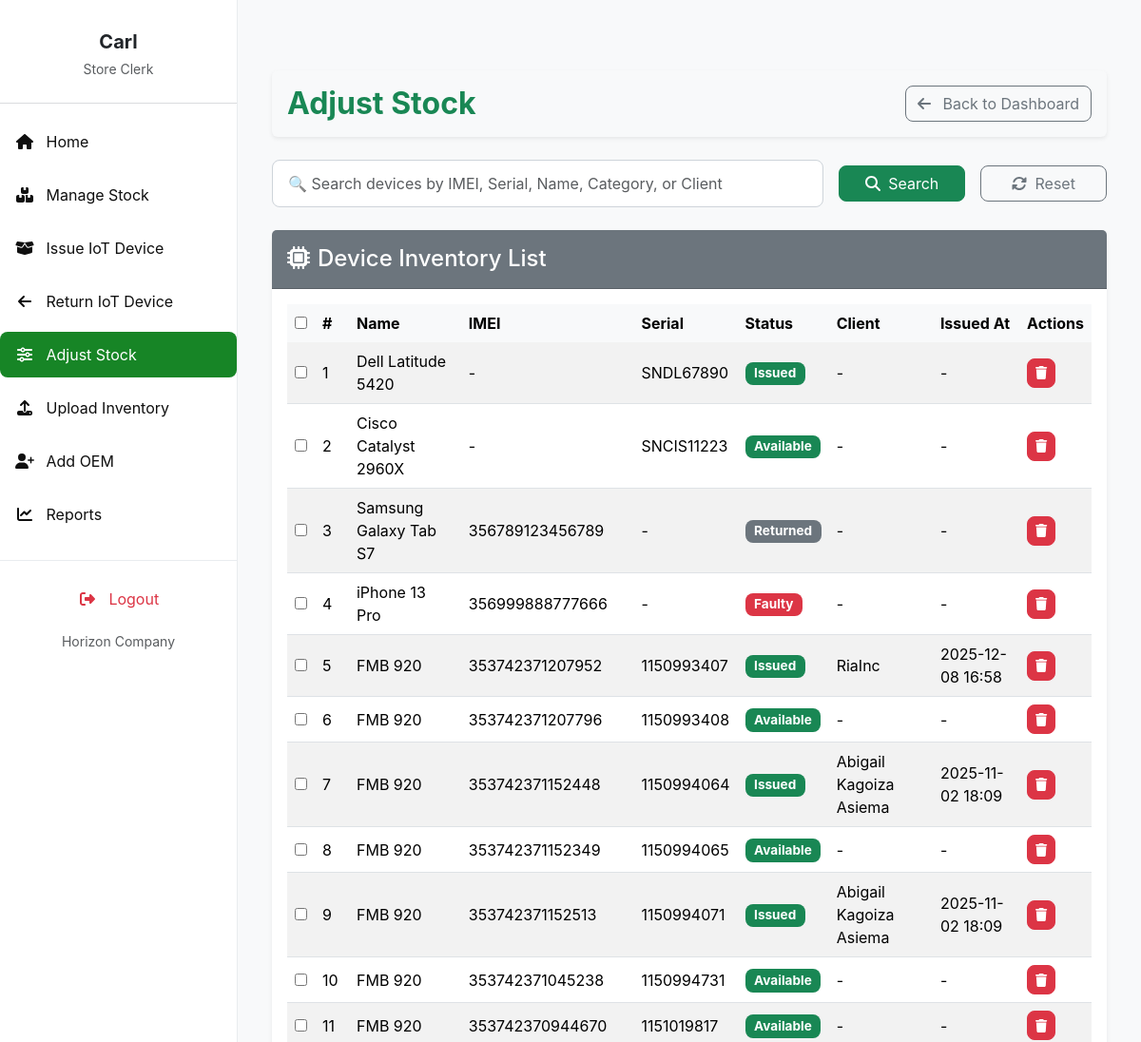
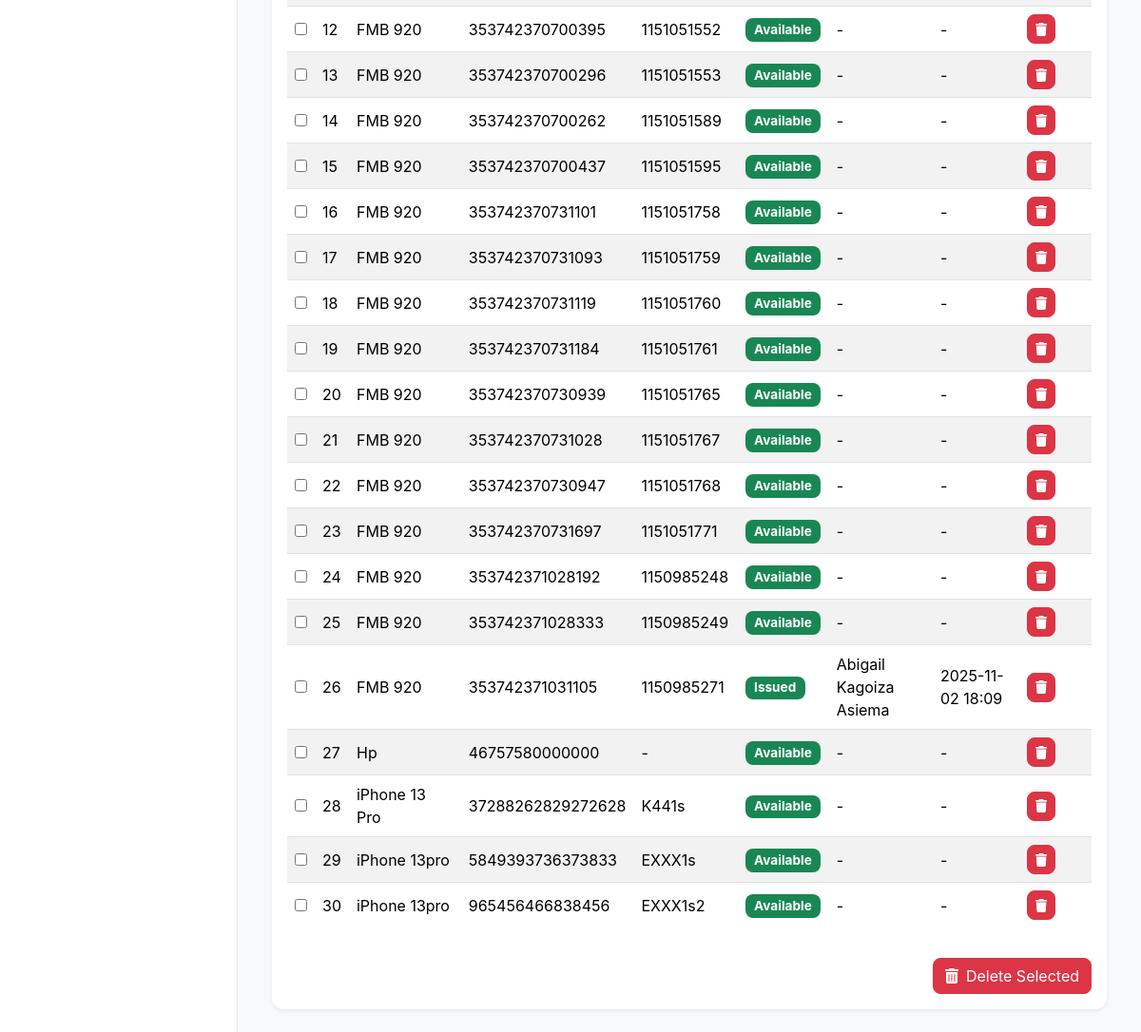
Before: /adjust_stock/ (signed in) with the older database file (2 pictures, top to bottom).
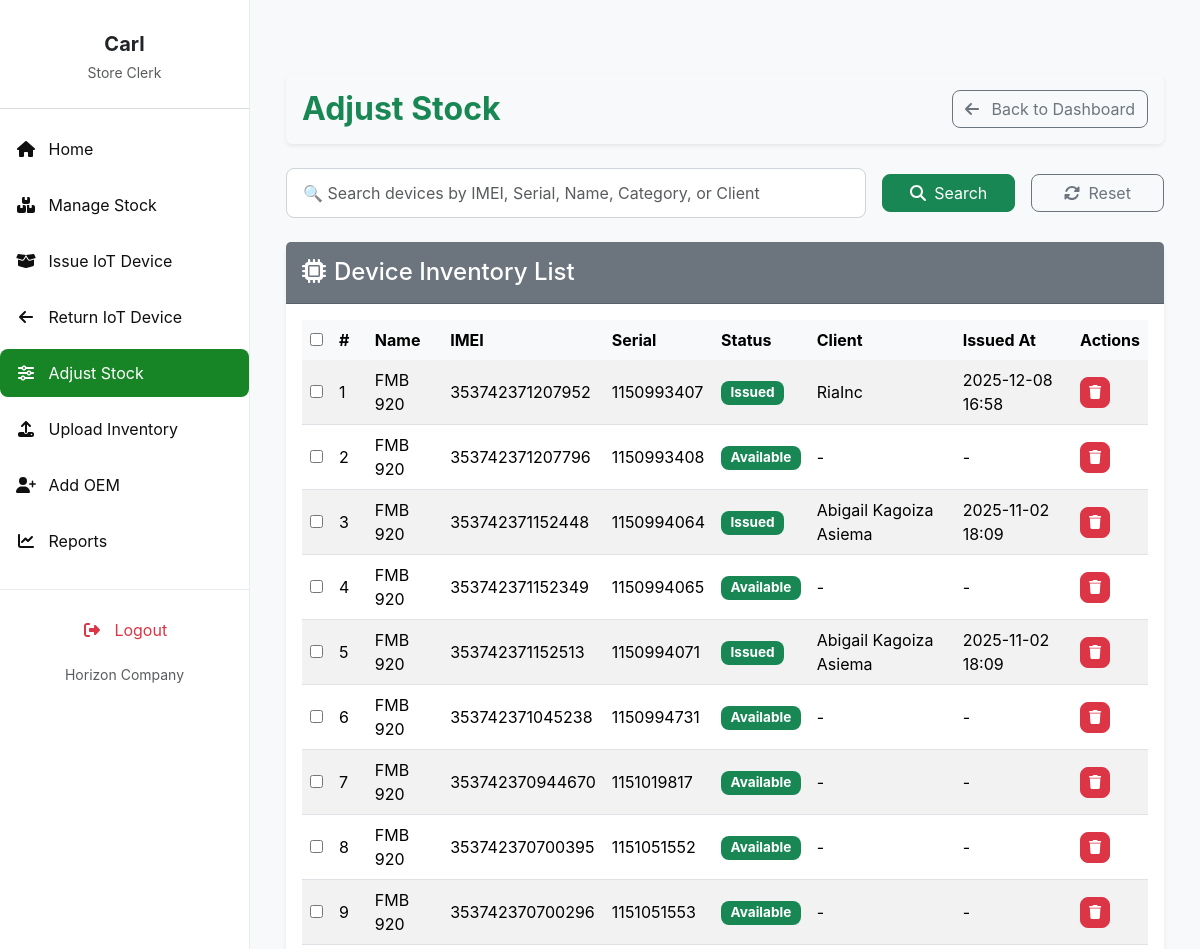
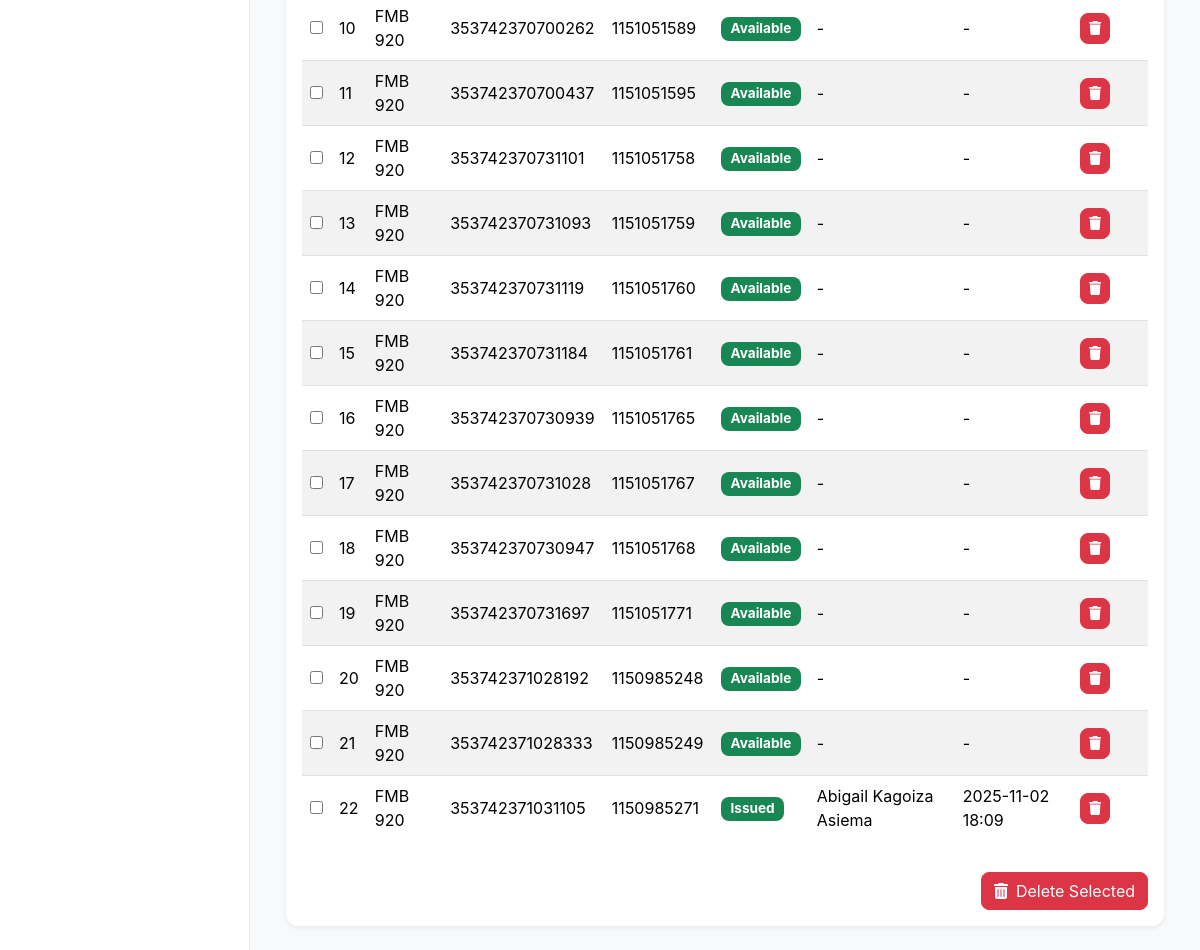
After: the same page with the newer database file (2 pictures, top to bottom).
### invent/models.py (models this page shows, shortened)
class Device(models.Model):
    STATUS_CHOICES = (
        ('available', 'Available'),
        ('issued', 'Issued'),
        ('returned', 'Returned'),
        ('faulty', 'Faulty'),
    )
    name = models.CharField(max_length=255)
    oem = models.ForeignKey(
        OEM,
        on_delete=models.SET_NULL,
        null=True,
        blank=False,
        related_name='devices'
    )
    product_id = models.CharField(max_length=30, blank=True)
    total_quantity = models.PositiveIntegerField(default=1)
    quantity_issued = models.PositiveIntegerField(default=0)
    imei_no = models.CharField(
        max_length=50, unique=True, null=True, blank=True)
    serial_no = models.CharField(
        max_length=50, unique=True, null=True, blank=True)
    mac_address = models.CharField(
        max_length=50, unique=True, null=True, blank=True)
    category = models.CharField(
        max_length=100, blank=True, help_text="e.g. Laptop or Router")
    manufacturer = models.CharField(max_length=100, blank=True)
    description = models.TextField(blank=True)
    branch = models.ForeignKey(
        Branch, on_delete=models.SET_NULL, null=True, blank=True)
    country = models.ForeignKey(
        Country, on_delete=models.SET_NULL, null=True, blank=True)
    status = models.CharField(
        max_length=20, choices=STATUS_CHOICES, default='available')
    class Meta:
        permissions = [
            ("can_issue_item", "Can issue device to client"),
            ("can_return_item", "Can record device returns"),
        ]

class Client(models.Model):
    name = models.CharField(max_length=255)
    phone_no = models.CharField(max_length=50)
    email = models.EmailField()
    address = models.CharField(max_length=255)

### invent/views.py (the view, shortened to what this page needs)
# urls.py: path('adjust_stock/', views.adjust_stock, name='adjust_stock'),
@login_required
@permission_required('invent.change_device', raise_exception=True)
def adjust_stock(request):
    query = request.GET.get('q', '')
    user = request.user
    if user.is_superuser:
        devices = Device.objects.all().order_by('id')
    else:
        user_country = getattr(user.profile, "country", None)
        devices = Device.objects.filter(
            branch__country=user_country).order_by('id')
    for device in devices:
        last_issuance = (
            IssuanceRecord.objects
            .filter(device=device)
            .order_by('-issued_at')
            .select_related('client')
            .first()
        )
        device.current_client = last_issuance.client if last_issuance else None
        device.issued_at = last_issuance.issued_at if last_issuance else None
    context = {
        'devices': devices,
        'query': query,
    }
    return render(request, 'invent/adjust_stock.html', context)

### invent/context_processors.py (called while the page is built)
def user_branch(request):
    branch = None
    try:
        if request.user.is_authenticated:
            profile = getattr(request.user, 'profile', None)
            branch = getattr(profile, 'branch', None)
    except Exception:
        branch = None
    return {'user_branch': branch}

### invent/templates/invent/adjust_stock.html (shortened to what the changed rows need)
{% extends 'invent/base_store_clerk.html' %}
{% load static %}
{% block content %}
<div class="container-fluid mt-4">
    <div class="d-flex justify-content-between align-items-center mb-4 p-3 bg-light rounded shadow-sm">
        <h2 class="fw-bold text-primary mb-0">Adjust Stock</h2>
    </div>
    <div class="card shadow-sm">
        <div class="card-body">
            <form method="post" action="{% url 'delete_device' %}" id="bulk-delete-form">
                <div class="table-responsive">
                    <table class="table table-striped table-hover align-middle">
                        <thead class="table-light">
                            <tr>
                                <th><input type="checkbox" onclick="toggleAll(this)"></th>
                                <th>#</th>
                                <th>Name</th>
                                <th>IMEI</th>
                                <th>Serial</th>
                                <th>Status</th>
                                <th>Client</th>
                                <th>Issued At</th>
                                <th>Actions</th>
                            </tr>
                        </thead>
                        <tbody>
                            {% for device in devices %}
                            <tr>
                                <td><input type="checkbox" name="device_ids" value="{{ device.id }}"></td>
                                <td>{{ forloop.counter }}</td>
                                <td>{{ device.name|default:device.category }}</td>
                                <td>{{ device.imei_no|default:"-" }}</td>
                                <td>{{ device.serial_no|default:"-" }}</td>
                                <td>
                                    <span class="badge
                                        {% if device.status == 'available' %}bg-success
                                        {% elif device.status == 'issued' %}bg-primary
                                        {% elif device.status == 'returned' %}bg-secondary
                                        {% elif device.status == 'faulty' %}bg-danger
                                        {% else %}bg-dark{% endif %}">
                                        {{ device.get_status_display }}
                                    </span>
                                </td>
                                <td>{{ device.current_client.name|default:"-" }}</td>
                                <td>{{ device.issued_at|date:"Y-m-d H:i"|default:"-" }}</td>
                                <td>
                    <button
                      type="button"
                      class="btn btn-danger btn-sm"
                      data-delete-url="{% url 'delete_device_single' device.id %}"
                      data-device-id="{{ device.id }}"
                      onclick="confirmAndDeleteSingle(this)"
                      title="Delete Device">
                        <i class="fas fa-trash"></i>
                    </button>
                                </td>
                            {% empty %}
                            <tr>
                                <td colspan="9" class="text-center text-muted py-4">No devices found.</td>
                            </tr>
                            {% endfor %}
                        </tbody>
                    </table>
                </div>
            </form>
        </div>
    </div>
</div>
{% endblock %}

Changed rows visible on the page:
removed Device: name "Dell Latitude 5420", imei_no "-", serial_no "SNDL67890", status "Issued", current_client.name "-", issued_at "-"
removed Device: name "Cisco Catalyst 2960X", imei_no "-", serial_no "SNCIS11223", status "Available", current_client.name "-", issued_at "-"
removed Device: name "Samsung Galaxy Tab S7", imei_no "356789123456789", serial_no "-", status "Returned", current_client.name "-", issued_at "-"
removed Device: name "iPhone 13 Pro", imei_no "356999888777666", serial_no "-", status "Faulty", current_client.name "-", issued_at "-"
removed Device: name "Hp", imei_no "46757580000000", serial_no "-", status "Available", current_client.name "-", issued_at "-"
removed Device: name "iPhone 13 Pro", imei_no "37288262829272628", serial_no "K441s", status "Available", current_client.name "-", issued_at "-"
removed Device: name "iPhone 13pro", imei_no "5849393736373833", serial_no "EXXX1s", status "Available", current_client.name "-", issued_at "-"
removed Device: name "iPhone 13pro", imei_no "965456466838456", serial_no "EXXX1s2", status "Available", current_client.name "-", issued_at "-"
